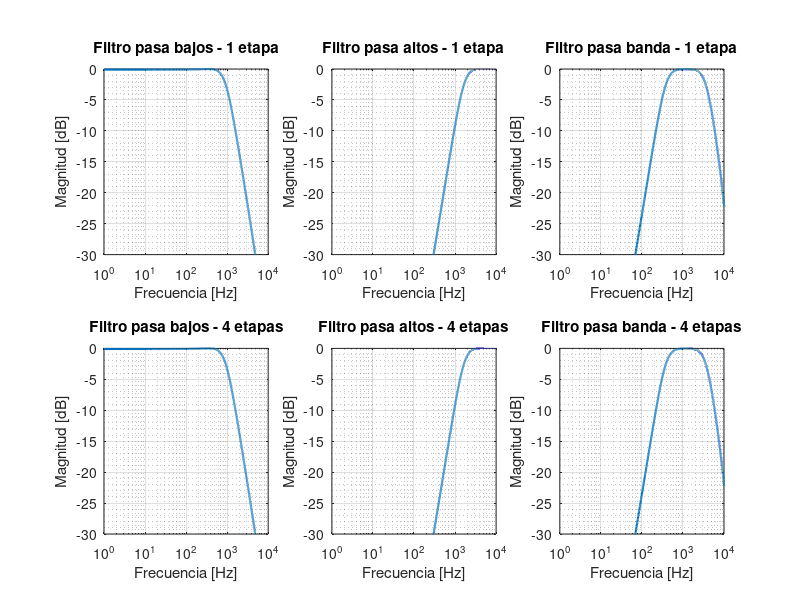

Write MATLAB code to recreate this figure.
%% <------- Guia 6 - Ejercicio 2.1 ----------->

clc; % borra la consola
clear all; % borra todas las variables
close all; % cierra las ventanas de imagen

%% especificaciones:

fs = 39062; % [Hz] frecuencia de muestreo

fpb_hz = 500;       % [Hz] pasa bajos
fpa_hz = 3000;      % [Hz] pasa altos
fpban_l_hz = 700;   % [Hz] \__ pasa banda
fpban_h_hz = 2000;  % [Hz] /

N = 2;              % orden del filtro
RP = 0.1;           % ripple en la banda de paso

fpb = 2 * fpb_hz / fs;           % \
fpa = 2 * fpa_hz / fs;           % |_ se convierte a frecuencias digitales
fpband_pa = 2 * fpban_l_hz / fs; % |
fpband_pb = 2 * fpban_h_hz / fs; % /

imp = zeros(1, 4 * fs); % \__ funcion impulso con un vector de 4 segundos
imp(1) = 1;             % /

%% pasa bajos

[Bpb, Apb] = cheby1 (N, RP, fpb, 'low'); % funcion del filtro Chebyshev tipo I
                                          % orden, ripple, fc, tipo

hpb = filter (Bpb, Apb, imp); % evalua la respuesta al impulso del filtro
Hpb = fft(hpb, fs); % calcula la FFT
Hdb_pb = mag2db (abs (Hpb (1 : fs/2))); % convierte a dB el valor absoluto de las muestras de f positiva

%% pasa altos

[Bpa, Apa] = cheby1 (N, RP, fpa, 'high'); % funcion del filtro Chebyshev tipo I 
                                          % orden, ripple, fc, tipo

hpa = filter (Bpa, Apa, imp); % evalua la respuesta al impulso del filtro
Hpa = fft(hpa, fs); % calcula la FFT
Hdb_pa = mag2db (abs (Hpa (1 : fs/2))); % convierte a dB el valor absoluto de las muestras de f positiva

%% pasa banda

[Bpband_l, Apband_l] = cheby1 (N, RP, fpband_pa, 'high'); % funcion del filtro Chebyshev tipo I
                                                          % orden, ripple, fc, tipo
[Bpband_h, Apband_h] = cheby1 (N, RP, fpband_pb, 'low'); % funcion del filtro Chebyshev tipo I
                                                         % orden, ripple, fc, tipo

hpband_l = filter (Bpband_l, Apband_l, imp); % evalua la respuesta al impulso del filtro pasa alto
hpband_h = filter (Bpband_h, Apband_h, imp); % evalua la respuesta al impulso del filtro pasa bajo
hpband = conv(hpband_l, hpband_h); % filtro pasa banda convolucionando pa y pb

Hpband = fft(hpband, fs); % calcula la FFT
Hdb_pband = mag2db (abs (Hpband (1 : fs/2))); % convierte a dB el valor absoluto de las muestras de f positiva

%% combinacion en serie de 4 etapas 

hpb4 = hpb;
hpa4 = hpa;
hpband4 = hpband;

%for n = 1:4
%    hpb4 = conv (hpb4, hpb);
%    hpa4 = conv (hpa4, hpa);
%    hpband4 = conv (hpband4, hpband);
%end

Hpb4 = fft(hpb4, fs); % calcula la FFT
Hdb_pb4 = mag2db (abs (Hpb4 (1 : fs/2))); % convierte a dB el valor absoluto de las muestras de f positiva

Hpa4 = fft(hpa4, fs); % calcula la FFT
Hdb_pa4 = mag2db (abs (Hpa4 (1 : fs/2))); % convierte a dB el valor absoluto de las muestras de f positiva

Hpband4 = fft(hpband4, fs); % calcula la FFT
Hdb_pband4 = mag2db (abs (Hpband4 (1 : fs/2))); % convierte a dB el valor absoluto de las muestras de f positiva

%% Graficos

% pasa bajos - 1 etapa
frec = (0 : 1 : (fs/2)-1 ); % vector con los valores de frecuencia (el primer elemento es 0Hz)
figure('name','Guia 6 ejercicio 2.1 - Filtros Chebyshev tipo I de segundo orden','Units','normalized','Position',[0 0 1 1]); % pantalla completa
subplot(2,3,1);  % subplot (filas, columnas, indice)
semilogx (frec, Hdb_pb, 'linewidth', 1.5); % grafica de la respuesta al impulso
xlim([0 10000]); % limites de los ejes
ylim([-30 0]); % limites de los ejes
grid on;
grid minor;
xlabel ('Frecuencia [Hz]'); % etiqueta eje X
ylabel ('Magnitud [dB]');  % etiqueta eje y
title ('Filtro pasa bajos - 1 etapa'); % titulo

% pasa altos - 1 etapa
subplot(2,3,2);  % subplot (filas, columnas, indice)
semilogx (frec, Hdb_pa, 'linewidth', 1.5); % grafica de la respuesta al impulso
xlim([0 10000]); % limites de los ejes
ylim([-30 0]); % limites de los ejes
grid on;
grid minor;
xlabel ('Frecuencia [Hz]'); % etiqueta eje X
ylabel ('Magnitud [dB]');  % etiqueta eje y
title ('Filtro pasa altos - 1 etapa'); % titulo

% pasa banda - 1 etapa
subplot(2,3,3);  % subplot (filas, columnas, indice)
semilogx (frec, Hdb_pband, 'linewidth', 1.5); % grafica de la respuesta al impulso
xlim([0 10000]); % limites de los ejes
ylim([-30 0]); % limites de los ejes
grid on;
grid minor;
xlabel ('Frecuencia [Hz]'); % etiqueta eje X
ylabel ('Magnitud [dB]');  % etiqueta eje y
title ('Filtro pasa banda - 1 etapa'); % titulo

% pasa bajos - 4 etapas
subplot(2,3,4);  % subplot (filas, columnas, indice)
semilogx (frec, Hdb_pb4, 'linewidth', 1.5); % grafica de la respuesta al impulso
xlim([0 10000]); % limites de los ejes
ylim([-30 0]); % limites de los ejes
grid on;
grid minor;
xlabel ('Frecuencia [Hz]'); % etiqueta eje X
ylabel ('Magnitud [dB]');  % etiqueta eje y
title ('Filtro pasa bajos - 4 etapas'); % titulo

% pasa altos - 4 etapas
subplot(2,3,5);  % subplot (filas, columnas, indice)
semilogx (frec, Hdb_pa4, 'linewidth', 1.5); % grafica de la respuesta al impulso
xlim([0 10000]); % limites de los ejes
ylim([-30 0]); % limites de los ejes
grid on;
grid minor;
xlabel ('Frecuencia [Hz]'); % etiqueta eje X
ylabel ('Magnitud [dB]');  % etiqueta eje y
title ('Filtro pasa altos - 4 etapas'); % titulo

% pasa banda - 4 etapas
subplot(2,3,6);  % subplot (filas, columnas, indice)
semilogx (frec, Hdb_pband4, 'linewidth', 1.5); % grafica de la respuesta al impulso
xlim([0 10000]); % limites de los ejes
ylim([-30 0]); % limites de los ejes
grid on;
grid minor;
xlabel ('Frecuencia [Hz]'); % etiqueta eje X
ylabel ('Magnitud [dB]');  % etiqueta eje y
title ('Filtro pasa banda - 4 etapas'); % titulo

